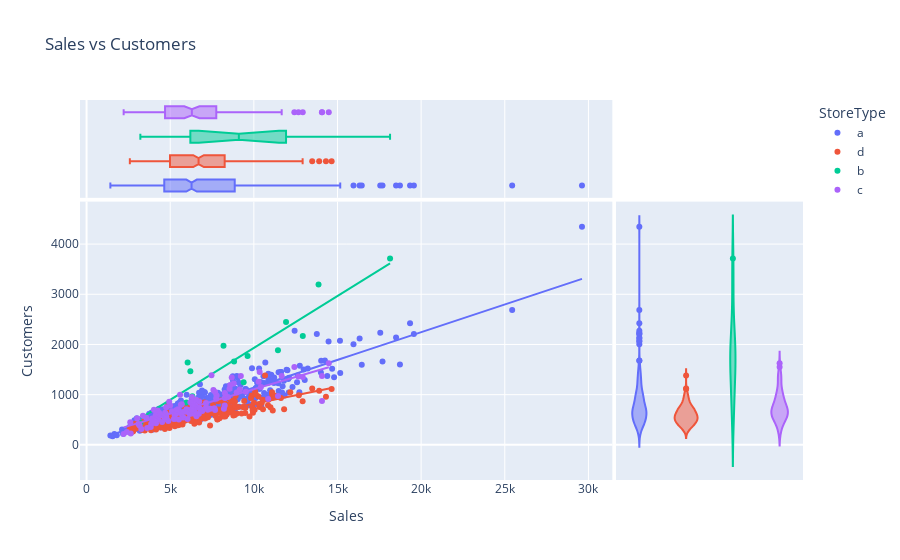

Notebook source saved alongside this figure:
### Code cell
fig = px.scatter(merged_sample_df[merged_sample_df.Open == 1], 
                    x='Sales',
                    y='Customers',
                    marginal_x='box',
                    marginal_y='violin',
                    trendline="ols",
                    color='StoreType',
                    title='Sales vs Customers')

fig.update_layout(bargap=0.1)
fig.show()

### Figure 1 — Plotly figure (JSON) as saved in the notebook; plotly's stock layout.template omitted (floating-point values rounded to 4 significant figures; data arrays with more than 128 entries replaced by an {"elided": "..."} marker saying what was removed)
{"data": [{"hovertemplate": "StoreType=a<br>Sales=%{x}<br>Customers=%{y}<extra></extra>", "legendgroup": "a", "marker": {"color": "#636efa", "symbol": "circle"}, "mode": "markers", "name": "a", "orientation": "v", "showlegend": true, "type": "scatter", "x": {"elided": "435 int values"}, "xaxis": "x", "y": {"elided": "435 int values"}, "yaxis": "y"}, {"alignmentgroup": "True", "hovertemplate": "StoreType=a<br>Sales=%{x}<extra></extra>", "legendgroup": "a", "marker": {"color": "#636efa", "symbol": "circle"}, "name": "a", "notched": true, "offsetgroup": "a", "showlegend": false, "type": "box", "x": {"elided": "435 int values"}, "xaxis": "x3", "yaxis": "y3"}, {"alignmentgroup": "True", "hovertemplate": "StoreType=a<br>Customers=%{y}<extra></extra>", "legendgroup": "a", "marker": {"color": "#636efa", "symbol": "circle"}, "name": "a", "offsetgroup": "a", "scalegroup": "y", "showlegend": false, "type": "violin", "xaxis": "x2", "y": {"elided": "435 int values"}, "yaxis": "y2"}, {"hovertemplate": "<b>OLS trendline</b><br>Customers = 0.1105 * Sales + 33.829<br>R<sup>2</sup>=0.851773<br><br>StoreType=a<br>Sales=%{x}<br>Customers=%{y} <b>(trend)</b><extra></extra>", "legendgroup": "a", "marker": {"color": "#636efa", "symbol": "circle"}, "mode": "lines", "name": "a", "showlegend": false, "type": "scatter", "x": {"elided": "435 int values"}, "xaxis": "x", "y": {"elided": "435 float values"}, "yaxis": "y"}, {"hovertemplate": "StoreType=d<br>Sales=%{x}<br>Customers=%{y}<extra></extra>", "legendgroup": "d", "marker": {"color": "#EF553B", "symbol": "circle"}, "mode": "markers", "name": "d", "orientation": "v", "showlegend": true, "type": "scatter", "x": {"elided": "261 int values"}, "xaxis": "x", "y": {"elided": "261 int values"}, "yaxis": "y"}, {"alignmentgroup": "True", "hovertemplate": "StoreType=d<br>Sales=%{x}<extra></extra>", "legendgroup": "d", "marker": {"color": "#EF553B", "symbol": "circle"}, "name": "d", "notched": true, "offsetgroup": "d", "showlegend": false, "type": "box", "x": {"elided": "261 int values"}, "xaxis": "x3", "yaxis": "y3"}, {"alignmentgroup": "True", "hovertemplate": "StoreType=d<br>Customers=%{y}<extra></extra>", "legendgroup": "d", "marker": {"color": "#EF553B", "symbol": "circle"}, "name": "d", "offsetgroup": "d", "scalegroup": "y", "showlegend": false, "type": "violin", "xaxis": "x2", "y": {"elided": "261 int values"}, "yaxis": "y2"}, {"hovertemplate": "<b>OLS trendline</b><br>Customers = 0.0678043 * Sales + 141.372<br>R<sup>2</sup>=0.707011<br><br>StoreType=d<br>Sales=%{x}<br>Customers=%{y} <b>(trend)</b><extra></extra>", "legendgroup": "d", "marker": {"color": "#EF553B", "symbol": "circle"}, "mode": "lines", "name": "d", "showlegend": false, "type": "scatter", "x": {"elided": "261 int values"}, "xaxis": "x", "y": {"elided": "261 float values"}, "yaxis": "y"}, {"hovertemplate": "StoreType=b<br>Sales=%{x}<br>Customers=%{y}<extra></extra>", "legendgroup": "b", "marker": {"color": "#00cc96", "symbol": "circle"}, "mode": "markers", "name": "b", "orientation": "v", "showlegend": true, "type": "scatter", "x": [11441, 8186, 6324, 11924, 13867, 6204, 6040, 18142, 3215, 8816, 9625, 9390, 12925, 5968], "xaxis": "x", "y": [1883, 1976, 970, 2447, 3195, 1464, 1639, 3713, 433, 1660, 1772, 1247, 2171, 844], "yaxis": "y"}, {"alignmentgroup": "True", "hovertemplate": "StoreType=b<br>Sales=%{x}<extra></extra>", "legendgroup": "b", "marker": {"color": "#00cc96", "symbol": "circle"}, "name": "b", "notched": true, "offsetgroup": "b", "showlegend": false, "type": "box", "x": [11441, 8186, 6324, 11924, 13867, 6204, 6040, 18142, 3215, 8816, 9625, 9390, 12925, 5968], "xaxis": "x3", "yaxis": "y3"}, {"alignmentgroup": "True", "hovertemplate": "StoreType=b<br>Customers=%{y}<extra></extra>", "legendgroup": "b", "marker": {"color": "#00cc96", "symbol": "circle"}, "name": "b", "offsetgroup": "b", "scalegroup": "y", "showlegend": false, "type": "violin", "xaxis": "x2", "y": [1883, 1976, 970, 2447, 3195, 1464, 1639, 3713, 433, 1660, 1772, 1247, 2171, 844], "yaxis": "y2"}, {"hovertemplate": "<b>OLS trendline</b><br>Customers = 0.206883 * Sales + -136.315<br>R<sup>2</sup>=0.854017<br><br>StoreType=b<br>Sales=%{x}<br>Customers=%{y} <b>(trend)</b><extra></extra>", "legendgroup": "b", "marker": {"color": "#00cc96", "symbol": "circle"}, "mode": "lines", "name": "b", "showlegend": false, "type": "scatter", "x": [3215, 5968, 6040, 6204, 6324, 8186, 8816, 9390, 9625, 11441, 11924, 12925, 13867, 18142], "xaxis": "x", "y": [528.8, 1098.0, 1113.0, 1147.0, 1172.0, 1557.0, 1688.0, 1806.0, 1855.0, 2231.0, 2331.0, 2538.0, 2733.0, 3617.0], "yaxis": "y"}, {"hovertemplate": "StoreType=c<br>Sales=%{x}<br>Customers=%{y}<extra></extra>", "legendgroup": "c", "marker": {"color": "#ab63fa", "symbol": "circle"}, "mode": "markers", "name": "c", "orientation": "v", "showlegend": true, "type": "scatter", "x": [3568, 2640, 6735, 8268, 7409, 8210, 4516, 6685, 7774, 5263, 6567, 5591, 12664, 4236, 3171, 5467, 8272, 3836, 5300, 6439, 6910, 4027, 7688, 4766, 3106, 3623, 4168, 4694, 5733, 6336, 10347, 4271, 14073, 11443, 14479, 5590, 3863, 6301, 2217, 7641, 7683, 5975, 6173, 9222, 5781, 4336, 9518, 7244, 5224, 5109, 8451, 6712, 5346, 3027, 4995, 4103, 4150, 5952, 8799, 6816, 12421, 3370, 14073, 10857, 9160, 4290, 4941, 12922, 4181, 6508, 4887, 10422, 8257, 4775, 6426, 7582, 3927, 3272, 5699, 4684, 5518, 8973, 8677, 6206, 7468, 3945, 6428, 2409, 4749, 6372, 6727, 11664, 6431, 6037, 6366, 4470, 2612, 5693, 6294, 4760, 7140, 8294, 4128, 6549, 7144, 8548, 10284, 7748, 8589, 5356, 8328, 5638, 6390], "xaxis": "x", "y": [539, 228, 863, 1032, 720, 720, 453, 743, 981, 593, 571, 1000, 1362, 682, 386, 711, 936, 355, 522, 645, 674, 700, 1054, 560, 414, 336, 657, 642, 555, 788, 1451, 511, 1371, 973, 1627, 634, 417, 952, 217, 728, 693, 708, 617, 1370, 545, 641, 1057, 699, 514, 668, 952, 618, 624, 523, 786, 469, 429, 659, 1221, 707, 1550, 582, 876, 915, 1102, 566, 859, 1350, 602, 780, 473, 1155, 785, 514, 864, 1095, 527, 317, 638, 528, 507, 1045, 1340, 847, 1386, 472, 694, 256, 608, 627, 741, 1372, 759, 515, 784, 585, 448, 808, 692, 751, 834, 941, 578, 898, 748, 1116, 1259, 921, 1192, 687, 974, 800, 785], "yaxis": "y"}, {"alignmentgroup": "True", "hovertemplate": "StoreType=c<br>Sales=%{x}<extra></extra>", "legendgroup": "c", "marker": {"color": "#ab63fa", "symbol": "circle"}, "name": "c", "notched": true, "offsetgroup": "c", "showlegend": false, "type": "box", "x": [3568, 2640, 6735, 8268, 7409, 8210, 4516, 6685, 7774, 5263, 6567, 5591, 12664, 4236, 3171, 5467, 8272, 3836, 5300, 6439, 6910, 4027, 7688, 4766, 3106, 3623, 4168, 4694, 5733, 6336, 10347, 4271, 14073, 11443, 14479, 5590, 3863, 6301, 2217, 7641, 7683, 5975, 6173, 9222, 5781, 4336, 9518, 7244, 5224, 5109, 8451, 6712, 5346, 3027, 4995, 4103, 4150, 5952, 8799, 6816, 12421, 3370, 14073, 10857, 9160, 4290, 4941, 12922, 4181, 6508, 4887, 10422, 8257, 4775, 6426, 7582, 3927, 3272, 5699, 4684, 5518, 8973, 8677, 6206, 7468, 3945, 6428, 2409, 4749, 6372, 6727, 11664, 6431, 6037, 6366, 4470, 2612, 5693, 6294, 4760, 7140, 8294, 4128, 6549, 7144, 8548, 10284, 7748, 8589, 5356, 8328, 5638, 6390], "xaxis": "x3", "yaxis": "y3"}, {"alignmentgroup": "True", "hovertemplate": "StoreType=c<br>Customers=%{y}<extra></extra>", "legendgroup": "c", "marker": {"color": "#ab63fa", "symbol": "circle"}, "name": "c", "offsetgroup": "c", "scalegroup": "y", "showlegend": false, "type": "violin", "xaxis": "x2", "y": [539, 228, 863, 1032, 720, 720, 453, 743, 981, 593, 571, 1000, 1362, 682, 386, 711, 936, 355, 522, 645, 674, 700, 1054, 560, 414, 336, 657, 642, 555, 788, 1451, 511, 1371, 973, 1627, 634, 417, 952, 217, 728, 693, 708, 617, 1370, 545, 641, 1057, 699, 514, 668, 952, 618, 624, 523, 786, 469, 429, 659, 1221, 707, 1550, 582, 876, 915, 1102, 566, 859, 1350, 602, 780, 473, 1155, 785, 514, 864, 1095, 527, 317, 638, 528, 507, 1045, 1340, 847, 1386, 472, 694, 256, 608, 627, 741, 1372, 759, 515, 784, 585, 448, 808, 692, 751, 834, 941, 578, 898, 748, 1116, 1259, 921, 1192, 687, 974, 800, 785], "yaxis": "y2"}, {"hovertemplate": "<b>OLS trendline</b><br>Customers = 0.0976443 * Sales + 131.665<br>R<sup>2</sup>=0.735011<br><br>StoreType=c<br>Sales=%{x}<br>Customers=%{y} <b>(trend)</b><extra></extra>", "legendgroup": "c", "marker": {"color": "#ab63fa", "symbol": "circle"}, "mode": "lines", "name": "c", "showlegend": false, "type": "scatter", "x": [2217, 2409, 2612, 2640, 3027, 3106, 3171, 3272, 3370, 3568, 3623, 3836, 3863, 3927, 3945, 4027, 4103, 4128, 4150, 4168, 4181, 4236, 4271, 4290, 4336, 4470, 4516, 4684, 4694, 4749, 4760, 4766, 4775, 4887, 4941, 4995, 5109, 5224, 5263, 5300, 5346, 5356, 5467, 5518, 5590, 5591, 5638, 5693, 5699, 5733, 5781, 5952, 5975, 6037, 6173, 6206, 6294, 6301, 6336, 6366, 6372, 6390, 6426, 6428, 6431, 6439, 6508, 6549, 6567, 6685, 6712, 6727, 6735, 6816, 6910, 7140, 7144, 7244, 7409, 7468, 7582, 7641, 7683, 7688, 7748, 7774, 8210, 8257, 8268, 8272, 8294, 8328, 8451, 8548, 8589, 8677, 8799, 8973, 9160, 9222, 9518, 10284, 10347, 10422, 10857, 11443, 11664, 12421, 12664, 12922, 14073, 14073, 14479], "xaxis": "x", "y": [348.1, 366.9, 386.7, 389.4, 427.2, 434.9, 441.3, 451.2, 460.7, 480.1, 485.4, 506.2, 508.9, 515.1, 516.9, 524.9, 532.3, 534.7, 536.9, 538.6, 539.9, 545.3, 548.7, 550.6, 555.1, 568.1, 572.6, 589.0, 590.0, 595.4, 596.5, 597.0, 597.9, 608.9, 614.1, 619.4, 630.5, 641.8, 645.6, 649.2, 653.7, 654.6, 665.5, 670.5, 677.5, 677.6, 682.2, 687.6, 688.1, 691.5, 696.1, 712.8, 715.1, 721.1, 734.4, 737.6, 746.2, 746.9, 750.3, 753.3, 753.9, 755.6, 759.1, 759.3, 759.6, 760.4, 767.1, 771.1, 772.9, 784.4, 787.1, 788.5, 789.3, 797.2, 806.4, 828.8, 829.2, 839.0, 855.1, 860.9, 872.0, 877.8, 881.9, 882.4, 888.2, 890.8, 933.3, 937.9, 939.0, 939.4, 941.5, 944.8, 956.9, 966.3, 970.3, 978.9, 990.8, 1008.0, 1026.0, 1032.0, 1061.0, 1136.0, 1142.0, 1149.0, 1192.0, 1249.0, 1271.0, 1345.0, 1368.0, 1393.0, 1506.0, 1506.0, 1545.0], "yaxis": "y"}], "layout": {"bargap": 0.1, "legend": {"title": {"text": "StoreType"}, "tracegroupgap": 0}, "title": {"text": "Sales vs Customers"}, "xaxis": {"anchor": "y", "domain": [0, 0.7363], "title": {"text": "Sales"}}, "xaxis2": {"anchor": "y2", "domain": [0.7413, 1], "matches": "x2", "showgrid": false, "showline": false, "showticklabels": false, "ticks": ""}, "xaxis3": {"anchor": "y3", "domain": [0, 0.7363], "matches": "x", "showgrid": true, "showticklabels": false}, "xaxis4": {"anchor": "y4", "domain": [0.7413, 1], "matches": "x2", "showgrid": false, "showline": false, "showticklabels": false, "ticks": ""}, "yaxis": {"anchor": "x", "domain": [0, 0.7326], "title": {"text": "Customers"}}, "yaxis2": {"anchor": "x2", "domain": [0, 0.7326], "matches": "y", "showgrid": true, "showticklabels": false}, "yaxis3": {"anchor": "x3", "domain": [0.7426, 1], "matches": "y3", "showgrid": false, "showline": false, "showticklabels": false, "ticks": ""}, "yaxis4": {"anchor": "x4", "domain": [0.7426, 1], "matches": "y3", "showgrid": true, "showline": false, "showticklabels": false, "ticks": ""}}}
